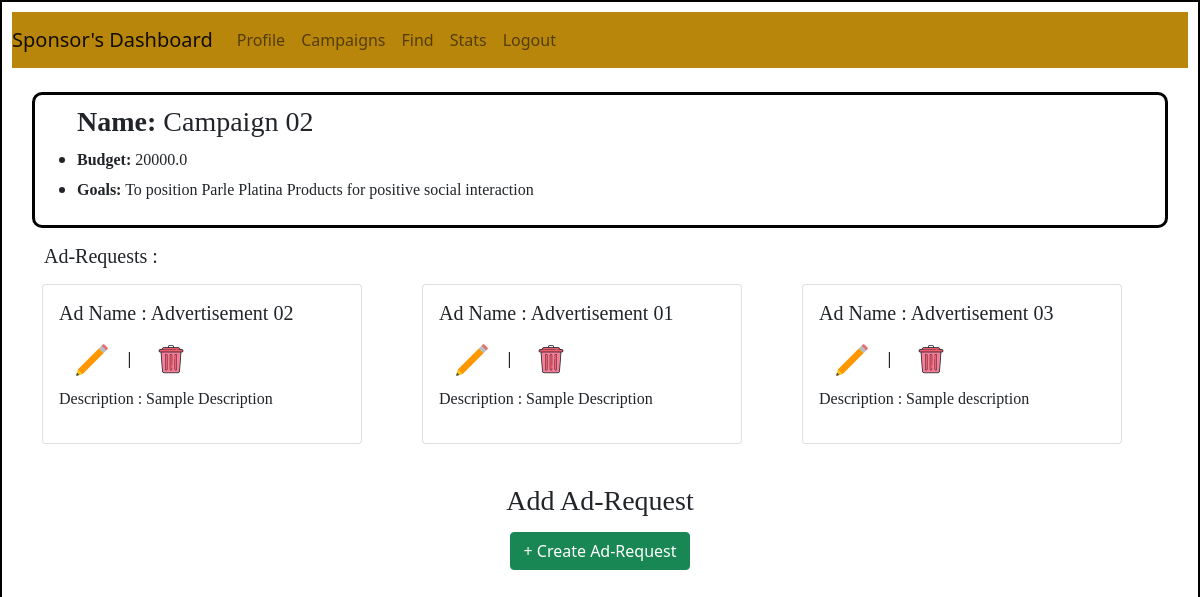
Page /sponser/dashboard/view/campaign/2 on the committed database.
### backend/models.py (models this page shows)
class Campaigns(db.Model):
    __tablename__ = "campaigns"
    id = db.Column(db.Integer, primary_key = True, nullable = False, autoincrement = True)
    name = db.Column(db.String, nullable = False)
    search_name = db.Column(db.String, nullable = False, default = "null")
    description = db.Column(db.Text, nullable = False)
    start_date = db.Column(db.String, nullable = False, default = "null")
    end_date = db.Column(db.String, nullable = False)
    budget = db.Column(db.Float, nullable = False)
    visibility = db.Column(db.String, nullable = False, default="public")
    goals = db.Column(db.Text, nullable = False)
    niche = db.Column(db.Text, nullable = False, default = "null")
    sponser_id = db.Column(db.Integer, db.ForeignKey("sponser.id"), nullable = False)
    ad_requests = db.relationship("Ad_request", cascade="all, delete", backref="campaigns")

class Ad_request(db.Model):
    __tablename__ = "ad_request"
    id = db.Column(db.Integer, primary_key = True, nullable = False, autoincrement = True)
    name =  db.Column(db.Text, nullable = False)
    message =  db.Column(db.Text, nullable = False)
    payment_amount = db.Column(db.Float, nullable = False)
    requirements = db.Column(db.String, nullable = False)
    status = db.Column(db.String, nullable = False, default = "Pending")
    visibility = db.Column(db.String, nullable = False, default="Public")
    campaign_id = db.Column(db.Integer, db.ForeignKey("campaigns.id"), nullable = False)
    influencer_id = db.Column(db.Integer, db.ForeignKey("user.id"), nullable = False)

### backend/controllers.py (the view)
@app.route("/sponser/dashboard/view/campaign/<campaign_id>", methods = ["GET", "POST"])
def sponser_dashboard_view_campaign(campaign_id):
    if request.method == "GET":
        campaigns = fetch_campaign_info()
        campaign = get_campaign_by_id(campaign_id)
        return render_template("sponser_dashboard_view_campaign.html", campaign = campaign, campaigns = campaigns )

### backend/controllers.py (called while the page is built)
def fetch_campaign_info():
    campaign_info = Campaigns.query.filter().all()
    return campaign_info

def get_campaign_by_id(campaign_id):
    return Campaigns.query.get(campaign_id)

### templates/sponser_dashboard_view_campaign.html (shortened to what this page needs)
<!DOCTYPE html>
<html lang="en">
<head>
    <link rel="stylesheet" href = "/static/dashboardstyle.css">
    <link href="https://cdn.jsdelivr.net/npm/bootstrap@5.0.2/dist/css/bootstrap.min.css" rel="stylesheet">
</head>
<body>
    <div id = "container-sponser">
      <nav class="navbar navbar-expand-lg navbar-light" style="background-color: darkgoldenrod;">
        <a class="navbar-brand" href="#">Sponsor's Dashboard</a>
        <div class="collapse navbar-collapse" id="navbarNav">
          <ul class="navbar-nav">
            <li class="nav-item active">
              <a class="nav-link" href="/sponser/dashboard/profile/{{campaign.sponser_id}}"> Profile </a>
            </li>
            <li class="nav-item active">
              <a class="nav-link" href="/sponser/dashboard/campaign/{{campaign.sponser_id}}"> Campaigns</span></a>
            </li>
            <li class="nav-item active">
              <a class="nav-link" href="/sponser/dashboard/find/{{campaign.sponser_id}}"> Find</span></a>
            </li>
            <li class="nav-item active">
              <a class="nav-link" href="/sponser/stats"> Stats </span></a>
            </li>
            <li class="nav-item">
              <a class="nav-link" href="/login"> Logout</a>
            </li>
      </nav><br>
    <div id="campaign">
      <ul>
        <h3 style="font-family: 'Times New Roman', Times, serif;"><strong>Name:</strong> {{ campaign.name }}</h3>
          <li>
            <h6 style="font-family: 'Times New Roman', Times, serif;"><strong>Budget:</strong> {{ campaign.budget }}</h6>
          </li>
          <li>
            <h6 style="font-family: 'Times New Roman', Times, serif;"><strong>Goals:</strong> {{ campaign.goals }}</h6>
          </li>
      </ul>
    </div>
    <ul>
      <p><h5 style="font-family: 'Times New Roman', Times, serif;">Ad-Requests : </h5></p>
    </ul>
{%if campaigns%}
<div class="container">
  <div class="row">
    {%for camp in campaigns%}
      {%if camp.ad_requests%}
        {%for ad in camp.ad_requests%}
    <div class="col">
      <div class="card" style="width: 20rem;">
        <div class="card-body">
          <h5 style="font-family: 'Times New Roman', Times, serif;" class="card-title">Ad Name : {{ad.name}} </h5>
            <a href="#" type="button" class="btn" id="edit_button" data-bs-toggle="modal" data-bs-target="#editAdRequestModal" data-val="{{ad.name}}#{{ad.description}}#{{ad.requirements}}#{{ad.payment_amount}}#{{ad.status}}#{{ad.influencer_id}}"><img src="/static/img/icons8-edit-40.png"> </a>|
            <a href="#" type="button" class="btn" id="delete_button" data-bs-toggle="modal" data-bs-target="#deleteAdRequestModal" data-val="{{ad.name}}#{{ad.description}}#{{ad.requirements}}#{{ad.payment_amount}}#{{ad.status}}#{{ad.influencer_id}}"><img src="/static/img/icons8-delete-40.png">
          </a>
          <p style="font-family: 'Times New Roman', Times, serif;" class="card-text">Description : {{ad.message}}</p>
        </div>
      </div>
    </div><br>
    {%endfor%}
    {%else%}
        <p></p>
    {%endif%}
    {%endfor%}
  {%else%}
    <div><h3></h3></div>
  {%endif%}
  <br>
          <div class="d-flex justify-content-md-center">
            <h3 style="font-family: 'Times New Roman', Times, serif;">Add Ad-Request</h3><br><br>
          </div>
          <div class="d-flex justify-content-md-center">
            <button type="button" class="btn btn-success" data-bs-toggle="modal" data-bs-target="#addAdRequestModal" >+ Create Ad-Request</button>
          </div>
  </body>
</html>

### static/dashboardstyle.css (style rules this page uses)
* { margin: 0%; padding: 0%; }
#campaign { border: 3px solid black ; padding: 10px; margin-left: 20px; margin-right: 20px; border-radius: 10px; }
#container-sponser { border: 2px solid black; padding: 10px; height: 1000px; }

### rows in the picture
Campaigns: name "Campaign 02", budget "20000.0", goals "To position Parle Platina Products for positive social interaction"
Ad_request: name "Advertisement 02", message "Sample Description"
Ad_request: name "Advertisement 01", message "Sample Description"
Ad_request: name "Advertisement 03", message "Sample description"
